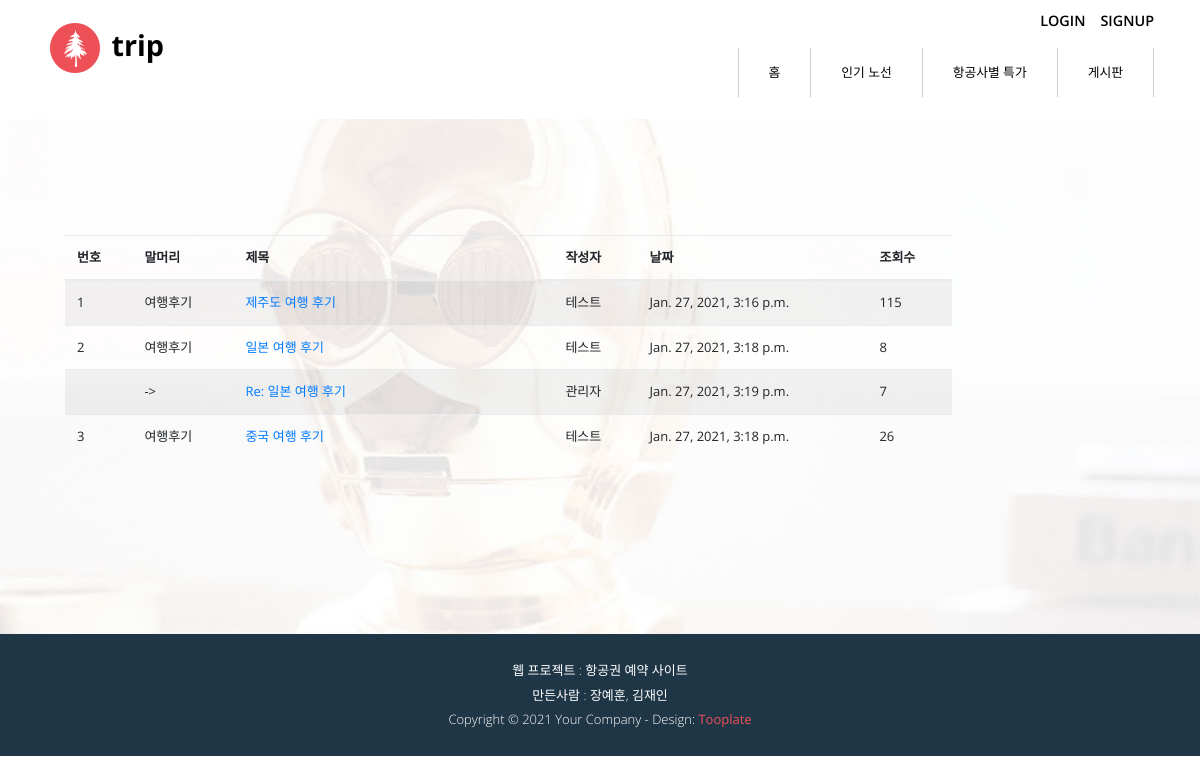
The page /board_app/board_list on the database as committed earlier.
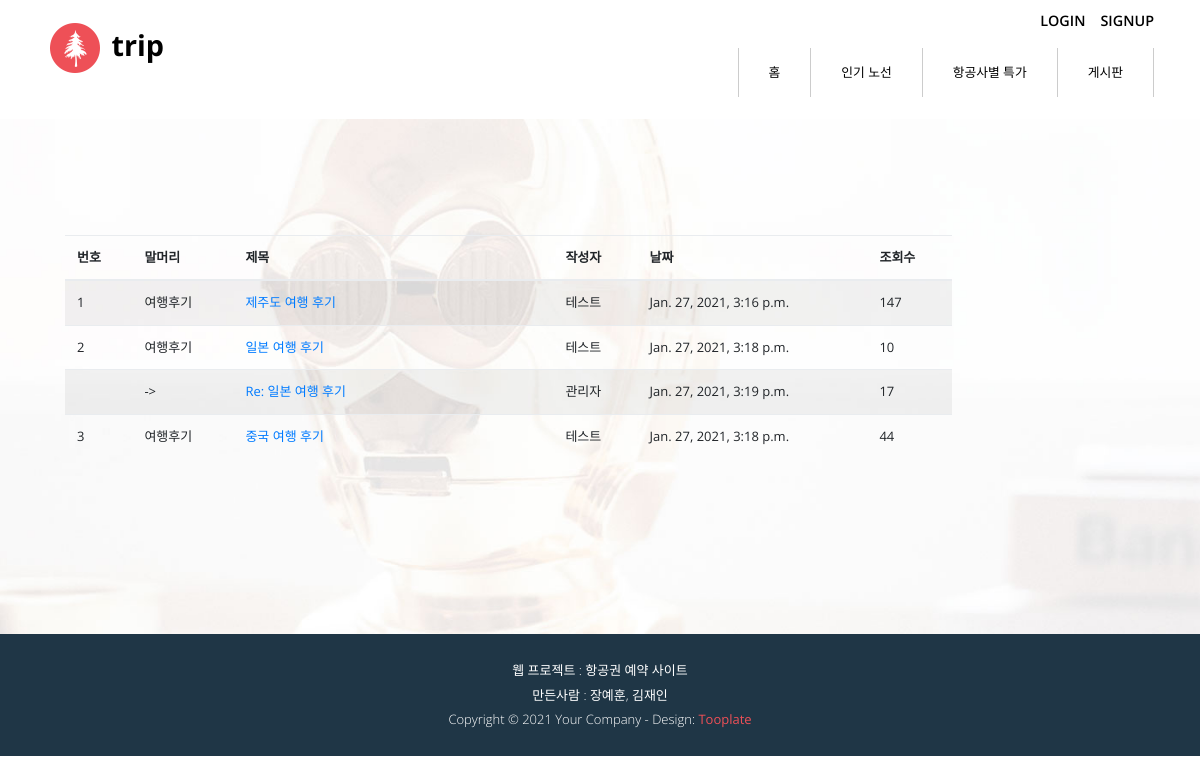
The same page on the database as committed later.
### board_app/models.py (models this page shows)
class Board(models.Model):
    objects = models.Manager()
    board_name = models.CharField(max_length=30)
    title = models.CharField(max_length=30)
    board_writer = models.ForeignKey(User, on_delete=models.CASCADE, related_name="board_writer")
    read_count = models.IntegerField()
    write_date = models.DateTimeField()
    contents = models.TextField()
    group = models.IntegerField()
    depth = models.CharField(max_length=30)

### user_app/models.py (models this page shows)
class User(models.Model):
    objects = models.Manager()
    email = models.CharField(max_length=50)
    password = models.CharField(max_length=40)
    name_ko = models.CharField(max_length=20)
    name_eng = models.CharField(max_length=20)
    call = models.CharField(max_length=15)
    passport = models.CharField(max_length=20)
    country = models.CharField(max_length=30)
    birthday = models.IntegerField()
    sex = models.IntegerField()

### board_app/views.py (the view)
# urls.py: path('board_list', views.board_list, name='board_list'),
def board_list(request):
    content = BoardService().board_list(request)
    return render(request, 'board_list.html', content)

### board_app/services.py (called while the page is built)
    def board_list(self, request):
        board_list = Board.objects.all().order_by('group')
        content = {'board_list': board_list}
        return content

### board_app/templates/board_list.html (shortened to what this page needs)
{%extends "base.html"%}
{% load static %}
{% load humanize %}
{%block content%}
<div class="tm-section tm-section-pad tm-bg-img" id="tm-section-5">
    <div class="container ie-h-align-center-fix">
        <div class="row tm-flex-align-center">
            <div class="col-xs-12 col-md-12 col-lg-10 col-xl-10 mt-0 mt-sm-3">
                <form id="boardForm" name="boardForm" method="post">
                    <table class="table table-striped table-hover">
                        <thead>
                            <tr>
                                <th>번호</th>
                                <th>말머리</th>
                                <th width=320px>제목</th>
                                <th>작성자</th>
                                <th>날짜</th>
                                <th>조회수</th>
                            </tr>
                        </thead>
                        <tbody>
                            {% for board in board_list %}
                            <tr>
                                {% if board.depth == '0' %}
                                    <td>{{board.id}}</td>
                                    <td>{{board.board_name}}</td>
                                {% else %}
                                    <td></td>
                                    <td>-></td>
                                {% endif %}
                                <td><a href='javascript:formSubmit({{board.id}})'>{{board.title}}</a></td>
                                <td>{{board.board_writer.name_ko}}</td>
                                <td>{{board.write_date}}</td>
                                <td>{{board.read_count}}</td>
                            </tr>
                            {% endfor %}
                        </tbody>
                    </table>
                </form>
            </div>
        </div>
    </div>
</div>
{%endblock content%}

### templates/base.html (shortened to what this page needs)
<!DOCTYPE html>
<html lang="en">
<head>
    {% load static %}
    <link rel="stylesheet" href="{%static 'font-awesome-4.7.0/css/font-awesome.min.css'%}">
    <link rel="stylesheet" href="{%static 'css/bootstrap.min.css'%}">
    <link rel="stylesheet" type="text/css" href="{%static 'slick/slick.css'%}"/>
    <link rel="stylesheet" type="text/css" href="{%static 'slick/slick-theme.css'%}"/>
    <link rel="stylesheet" href="{%static 'css/tooplate-style.css'%}">
    <link rel="stylesheet" href="http://code.jquery.com/ui/1.12.1/themes/base/jquery-ui.css" type="text/css" />
</head>
    <body>
        <div class="tm-main-content" id="top">
            <div class="tm-top-bar-bg"></div>
            <div class="tm-top-bar" id="tm-top-bar">
                <div class="container">
                    <div class="row">
                        <nav class="navbar navbar-expand-lg narbar-light">
                            <div>
                                <a class="navbar-brand mr-auto" href="/">
                                    <img src="{%static 'img/logo.png'%}" alt="Site logo">
                                    trip
                                </a>
                            </div>
                            <div style="width:100%">
                                <div class="navbar-brand mr-auto"style="height: 50%; box-sizing: border-box;
                                width:100%;">
                                    <ul class="login ml-auto" >
                                        {% if request.session.login_id %}
                                         {% if request.session.login_id == 'admin@admin.com' %}
                                         <li class="login-item">
                                            <a class="login-item-login" href="/admin"> 디비관리 </a>
                                        </li>
                                        {% else %}
                                        <li class="login-item">
                                            <a class="login-item-login" href="/air_app/reservation_list"> 예약확인 </a>
                                        </li>
                                        {% endif %}
                                        <li class="login-item">
                                            <a class="login-item-signup" href="/user_app/logout" >logout</a>
                                        </li>
                                        {% else %}
                                        <li class="login-item">
                                            <a class="login-item-login" href="/user_app/login">login</a>
                                        </li>
                                        <li class="login-item">
                                            <a class="login-item-signup" href="/user_app/signup" >signup</a>
                                        </li>
                                        {% endif %}
                                    </ul>
                                </div>
                                <div id="mainNav" class="collapse navbar-collapse tm-bg-white" style="height: 50%;">
                                    <ul class="navbar-nav ml-auto">
                                    <li class="nav-item">
                                        <a class="nav-link" href="#top">홈 <span class="sr-only">(current)</span></a>
                                    </li>
                                    <li class="nav-item">
                                        <a class="nav-link" href="#tm-section-2">인기 노선</a>
                                    </li>
                                    <li class="nav-item">
                                        <a class="nav-link" href="#tm-section-3">항공사별 특가</a>
                                    </li>
                                    <li class="nav-item">
                                        <a class="nav-link" href="/board_app/board_list">게시판</a>
                                    </li>
                                    </ul>
                                </div>
                            </div>
                        </nav>
                    </div>
                </div>
            </div>
            {%block content%}
            {%endblock content%}
            <footer class="tm-bg-dark-blue">
                <div class="container">
                    <div class="row">
                        <p class="col-sm-12 text-center tm-font-light tm-color-white p-4 tm-margin-b-0">
                        웹 프로젝트 : 항공권 예약 사이트<br>
                        만든사람 : 장예훈, 김재인<br>
                        Copyright &copy; <span class="tm-current-year">2018</span> Your Company
                        - Design: <a rel="nofollow" href="https://www.tooplate.com" class="tm-color-primary tm-font-normal" target="_parent">Tooplate</a></p>
                    </div>
                </div>
            </footer>
        </div>
</body>
</html>

### static/css/tooplate-style.css (style rules this page uses)
body { font-family: 'Open Sans', Helvetica, Arial, sans-serif; font-size: 13px; font-weight: 400; overflow-x: hidden; }
a, button { transition: all 0.3s ease; }
.tm-flex-align-center { align-items: center; }
.tm-margin-b-0 { margin-bottom: 0; }
.tm-color-white { color: white; }
.tm-color-primary { color: #ee5057; }
.tm-bg-white { background: white; }
.tm-bg-dark-blue { background: #1f3646; }
.tm-section-pad { padding: 30px 50px; }
.tm-font-light { font-weight: 300; }
.tm-font-normal { font-weight: 400; }
p { color: #898989; line-height: 1.9; }
.login { float:right; list-style: none; margin-bottom: 0; line-height: 2rem; display: flex; }
.login-item { font-size: 0.9rem; font-weight: 600; text-transform: uppercase; transition: all 0.5s ease; }
.login-item-signup { padding-left: 15px; }
.navbar { width: 100%; padding-top: 0; padding-bottom: 0; }
.navbar-brand { font-size: 1.8rem; font-weight: 700; }
.navbar a { color: black; }
.nav-item { background: transparent; border-left: 1px solid #ccc; cursor: pointer; font-size: 0.8rem; font-weight: 300; text-transform: uppercase; padding: 0; transition: all 0.5s ease; }
.nav-item:last-child { border-right: 1px solid #ccc; }
.tm-top-bar .navbar-expand-lg .navbar-nav .nav-link { padding: 15px 30px; }
.tm-top-bar { position: fixed; top: 0; left: 0; width: 100%; padding-top: 10; z-index: 10000; transition: all 0.2s ease-in-out; height: 119px; background: white; }
.tm-top-bar-bg { height: 119px; }
.tm-section { min-height: 515px; }
.tm-section-pad { padding-top: 20px; padding-bottom: 80px; }
#tm-section-5 { background-image: url('../img/bg-img-2.jpg'); }
.tm-bg-img { background-position: center center; background-repeat: no-repeat; background-size: cover; display: -webkit-box; display: -webkit-flex; display: -ms-flexbox; display: flex; -webkit-box-align: center; -webkit-align-items: center; -ms-flex-align: center; align-items: center; -webkit-box-pack: center; -webkit-justify-content: center; -ms-flex-pack: center; justify-content: center }

Rows that differ between the two databases and show on the page:
changed Board "제주도 여행 후기": read_count "115" → "147"
changed Board "일본 여행 후기": read_count "8" → "10"
changed Board "Re: 일본 여행 후기": read_count "7" → "17"
changed Board "중국 여행 후기": read_count "26" → "44"
